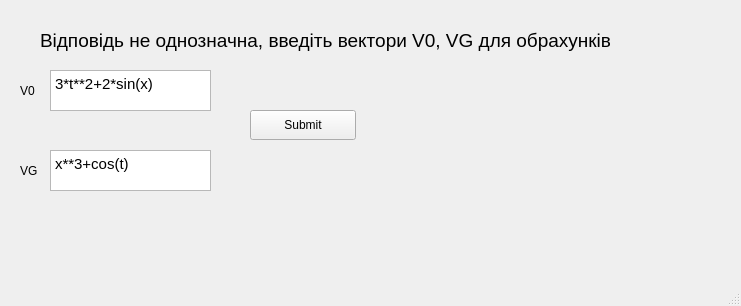
<?xml version="1.0" encoding="UTF-8"?>
<ui version="4.0">
 <class>Unambiguity</class>
 <widget class="QMainWindow" name="Unambiguity">
  <property name="geometry">
   <rect>
    <x>0</x>
    <y>0</y>
    <width>741</width>
    <height>306</height>
   </rect>
  </property>
  <property name="windowTitle">
   <string>MainWindow</string>
  </property>
  <widget class="QWidget" name="centralwidget">
   <widget class="QLabel" name="label">
    <property name="geometry">
     <rect>
      <x>40</x>
      <y>10</y>
      <width>681</width>
      <height>61</height>
     </rect>
    </property>
    <property name="font">
     <font>
      <pointsize>14</pointsize>
     </font>
    </property>
    <property name="text">
     <string>Відповідь не однозначна, введіть вектори V0, VG для обрахунків</string>
    </property>
   </widget>
   <widget class="QLabel" name="label_2">
    <property name="geometry">
     <rect>
      <x>20</x>
      <y>80</y>
      <width>31</width>
      <height>21</height>
     </rect>
    </property>
    <property name="text">
     <string>V0</string>
    </property>
   </widget>
   <widget class="QTextEdit" name="textEdit">
    <property name="geometry">
     <rect>
      <x>50</x>
      <y>70</y>
      <width>161</width>
      <height>41</height>
     </rect>
    </property>
    <property name="html">
     <string>&lt;!DOCTYPE HTML PUBLIC &quot;-//W3C//DTD HTML 4.0//EN&quot; &quot;http://www.w3.org/TR/REC-html40/strict.dtd&quot;&gt;
&lt;html&gt;&lt;head&gt;&lt;meta name=&quot;qrichtext&quot; content=&quot;1&quot; /&gt;&lt;style type=&quot;text/css&quot;&gt;
p, li { white-space: pre-wrap; }
&lt;/style&gt;&lt;/head&gt;&lt;body style=&quot; font-family:'Ubuntu'; font-size:11pt; font-weight:400; font-style:normal;&quot;&gt;
&lt;p style=&quot; margin-top:0px; margin-bottom:0px; margin-left:0px; margin-right:0px; -qt-block-indent:0; text-indent:0px;&quot;&gt;3*t**2+2*sin(x)&lt;/p&gt;&lt;/body&gt;&lt;/html&gt;</string>
    </property>
   </widget>
   <widget class="QTextEdit" name="textEdit_2">
    <property name="geometry">
     <rect>
      <x>50</x>
      <y>150</y>
      <width>161</width>
      <height>41</height>
     </rect>
    </property>
    <property name="html">
     <string>&lt;!DOCTYPE HTML PUBLIC &quot;-//W3C//DTD HTML 4.0//EN&quot; &quot;http://www.w3.org/TR/REC-html40/strict.dtd&quot;&gt;
&lt;html&gt;&lt;head&gt;&lt;meta name=&quot;qrichtext&quot; content=&quot;1&quot; /&gt;&lt;style type=&quot;text/css&quot;&gt;
p, li { white-space: pre-wrap; }
&lt;/style&gt;&lt;/head&gt;&lt;body style=&quot; font-family:'Ubuntu'; font-size:11pt; font-weight:400; font-style:normal;&quot;&gt;
&lt;p style=&quot; margin-top:0px; margin-bottom:0px; margin-left:0px; margin-right:0px; -qt-block-indent:0; text-indent:0px;&quot;&gt;x**3+cos(t)&lt;/p&gt;&lt;/body&gt;&lt;/html&gt;</string>
    </property>
   </widget>
   <widget class="QLabel" name="label_3">
    <property name="geometry">
     <rect>
      <x>20</x>
      <y>160</y>
      <width>31</width>
      <height>21</height>
     </rect>
    </property>
    <property name="text">
     <string>VG</string>
    </property>
   </widget>
   <widget class="QPushButton" name="pushButton">
    <property name="geometry">
     <rect>
      <x>250</x>
      <y>110</y>
      <width>106</width>
      <height>30</height>
     </rect>
    </property>
    <property name="text">
     <string>Submit</string>
    </property>
   </widget>
  </widget>
  <widget class="QMenuBar" name="menubar">
   <property name="geometry">
    <rect>
     <x>0</x>
     <y>0</y>
     <width>741</width>
     <height>26</height>
    </rect>
   </property>
  </widget>
  <widget class="QStatusBar" name="statusbar"/>
 </widget>
 <resources/>
 <connections/>
</ui>
